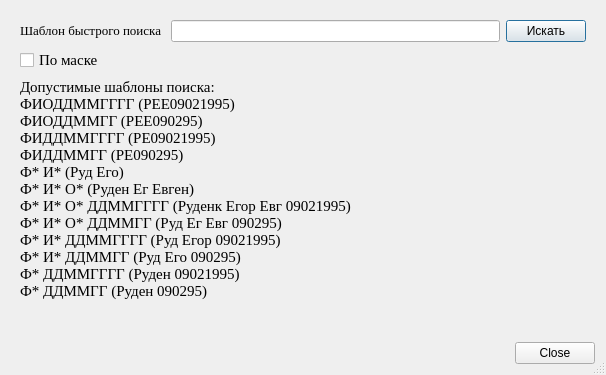
<?xml version="1.0" encoding="UTF-8"?>
<ui version="4.0">
 <class>fsDialog</class>
 <widget class="QDialog" name="fsDialog">
  <property name="geometry">
   <rect>
    <x>0</x>
    <y>0</y>
    <width>606</width>
    <height>375</height>
   </rect>
  </property>
  <property name="windowTitle">
   <string>Быстрый поиск пациента</string>
  </property>
  <property name="sizeGripEnabled">
   <bool>true</bool>
  </property>
  <layout class="QVBoxLayout" name="verticalLayout">
   <item>
    <widget class="QWidget" name="widget" native="true">
     <layout class="QGridLayout" name="gridLayout">
      <item row="0" column="0">
       <widget class="QLabel" name="lblQuery">
        <property name="maximumSize">
         <size>
          <width>151</width>
          <height>31</height>
         </size>
        </property>
        <property name="text">
         <string>&lt;html&gt;
&lt;head/&gt;
&lt;body style='font-family:Times; font-size:10pt; font-style:normal'&gt;
Шаблон быстрого поиска
&lt;/body&gt;
&lt;/html&gt;</string>
        </property>
        <property name="buddy">
         <cstring>edtQuery</cstring>
        </property>
       </widget>
      </item>
      <item row="0" column="1">
       <widget class="QLineEdit" name="edtQuery"/>
      </item>
      <item row="0" column="2">
       <widget class="QPushButton" name="btnQuery">
        <property name="text">
         <string>Искать</string>
        </property>
       </widget>
      </item>
      <item row="2" column="0" colspan="2">
       <widget class="QLabel" name="lblShabl">
        <property name="text">
         <string>&lt;html&gt;
&lt;head/&gt;
&lt;body style='font-family:Times; font-size:11pt; font-style:normal'&gt;
Допустимые шаблоны поиска:&lt;br/&gt;
ФИОДДММГГГГ (РЕЕ09021995)&lt;br/&gt;
ФИОДДММГГ (РЕЕ090295)&lt;br/&gt;
ФИДДММГГГГ (РЕ09021995)&lt;br/&gt;
ФИДДММГГ (РЕ090295)&lt;br/&gt;
Ф* И* (Руд Его)&lt;br/&gt;
Ф* И* О* (Руден Ег Евген)&lt;br/&gt;
Ф* И* О* ДДММГГГГ (Руденк Егор Евг 09021995)&lt;br/&gt;
Ф* И* О* ДДММГГ (Руд Ег Евг 090295)&lt;br/&gt;
Ф* И* ДДММГГГГ (Руд Егор 09021995)&lt;br/&gt;
Ф* И* ДДММГГ (Руд Его 090295)&lt;br/&gt;
Ф* ДДММГГГГ (Руден 09021995)&lt;br/&gt;
Ф* ДДММГГ (Руден 090295)&lt;br/&gt;
&lt;/body&gt;
&lt;/html&gt;</string>
        </property>
        <property name="wordWrap">
         <bool>false</bool>
        </property>
        <property name="indent">
         <number>-1</number>
        </property>
       </widget>
      </item>
      <item row="1" column="0">
       <widget class="QCheckBox" name="chkWithMask">
        <property name="font">
         <font>
          <family>Times</family>
          <pointsize>11</pointsize>
         </font>
        </property>
        <property name="text">
         <string>По маске</string>
        </property>
       </widget>
      </item>
     </layout>
    </widget>
   </item>
   <item>
    <spacer name="verticalSpacer">
     <property name="orientation">
      <enum>Qt::Vertical</enum>
     </property>
     <property name="sizeHint" stdset="0">
      <size>
       <width>20</width>
       <height>40</height>
      </size>
     </property>
    </spacer>
   </item>
   <item>
    <widget class="QDialogButtonBox" name="buttonBox">
     <property name="standardButtons">
      <set>QDialogButtonBox::Close</set>
     </property>
    </widget>
   </item>
  </layout>
 </widget>
 <tabstops>
  <tabstop>edtQuery</tabstop>
  <tabstop>btnQuery</tabstop>
  <tabstop>buttonBox</tabstop>
 </tabstops>
 <resources/>
 <connections/>
</ui>
